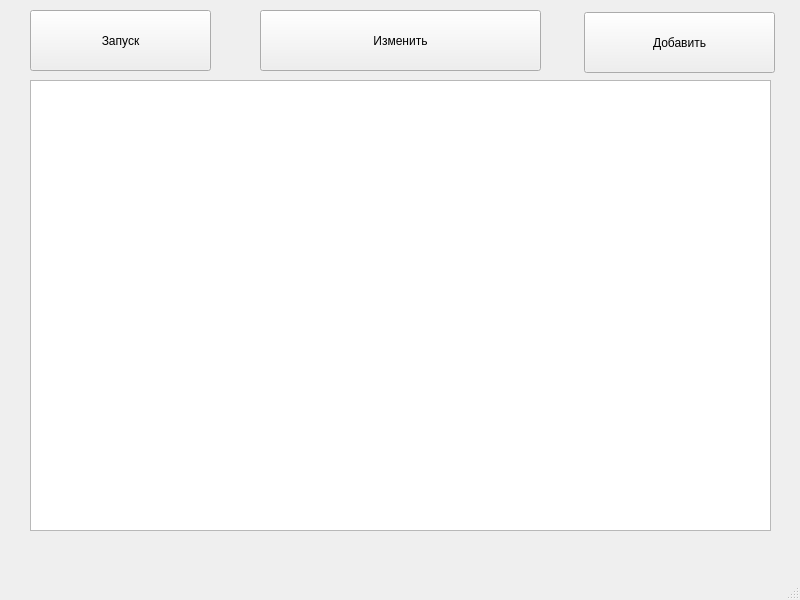
<?xml version="1.0" encoding="UTF-8"?>
<ui version="4.0">
 <class>MainWindow</class>
 <widget class="QMainWindow" name="MainWindow">
  <property name="geometry">
   <rect>
    <x>0</x>
    <y>0</y>
    <width>800</width>
    <height>600</height>
   </rect>
  </property>
  <property name="windowTitle">
   <string>MainWindow</string>
  </property>
  <widget class="QWidget" name="centralwidget">
   <widget class="QPushButton" name="launch">
    <property name="geometry">
     <rect>
      <x>30</x>
      <y>10</y>
      <width>181</width>
      <height>61</height>
     </rect>
    </property>
    <property name="text">
     <string>Запуск</string>
    </property>
   </widget>
   <widget class="QTableWidget" name="tableWidget">
    <property name="geometry">
     <rect>
      <x>30</x>
      <y>80</y>
      <width>741</width>
      <height>451</height>
     </rect>
    </property>
   </widget>
   <widget class="QPushButton" name="add">
    <property name="geometry">
     <rect>
      <x>584</x>
      <y>12</y>
      <width>191</width>
      <height>61</height>
     </rect>
    </property>
    <property name="text">
     <string>Добавить</string>
    </property>
   </widget>
   <widget class="QPushButton" name="change">
    <property name="geometry">
     <rect>
      <x>260</x>
      <y>10</y>
      <width>281</width>
      <height>61</height>
     </rect>
    </property>
    <property name="text">
     <string>Изменить</string>
    </property>
   </widget>
  </widget>
  <widget class="QMenuBar" name="menubar">
   <property name="geometry">
    <rect>
     <x>0</x>
     <y>0</y>
     <width>800</width>
     <height>21</height>
    </rect>
   </property>
  </widget>
  <widget class="QStatusBar" name="statusbar"/>
 </widget>
 <resources/>
 <connections/>
</ui>
